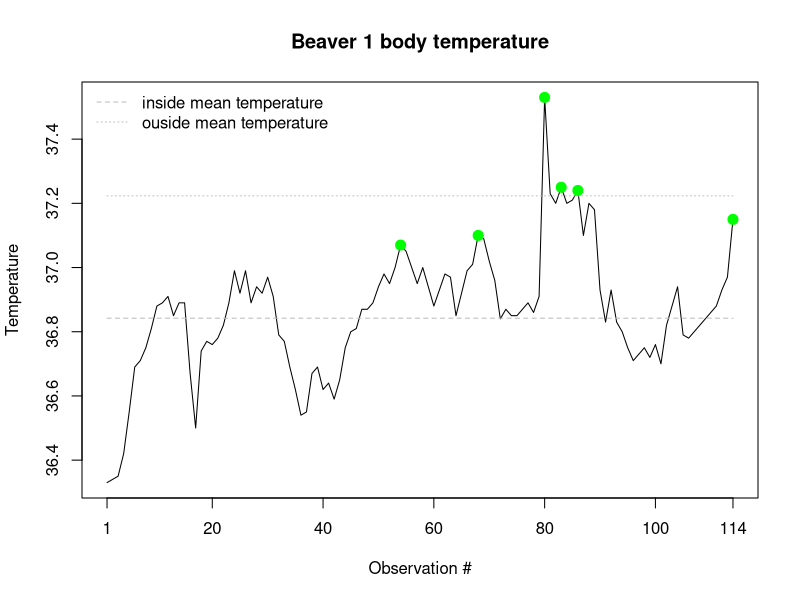

The R script that drew this image: (Note: this script raises an error after producing the figure.)
# FISH 552  - Introduction to R programming - Fall 2013
# Homework 2
# Name: Emilio Vilanova
# Student ID: 1324780

#######################################################################

# Question 1
# Run the command head(beaver1)
# R code
head(beaver1)
?beaver1

#Q1a: compute the mean temperature for inside and outside the retreat
# R code
means <- tapply(beaver1$temp, beaver1$activ, mean)
means

#Q1b: Recreate the following plot
# R code
plot (1:nrow(beaver1), beaver1$temp, type = "l", xlab = "Observation #", ylab = "Temperature", xaxt = 'n', main = "Beaver 1 body temperature")
xlim = c(1, seq(from = 20, to = 100, by = 20),nrow(beaver1))
axis(side = 1, at = xlim, labels = xlim)
lines(x = c(1, nrow(beaver1)), y = rep(means[1], 2), col = "gray", lty = 2 )
lines(x = c(1, nrow(beaver1)), y = rep(means[2], 2), col = "gray", lty = 3 )
points( x = which(beaver1$activ == 1 ), y = beaver1$temp[beaver1$activ == 1],col = "green", pch = 20, cex = 2)
legend( "topleft", legend = c("inside mean temperature","ouside mean temperature"), lty = 2:3, col = "gray", bty = 'n')

#Q1c: Create a new data frame...
# R code
beaver1_new <- rbind(beaver1, c(346, 2220, 37.3, 1))

#Q1d: How much did the mean temperature during periods of activity outside the retreat change?
# R code
mean2 <- tapply(beaver1_new$temp, beaver1_new$activ, mean)
mean_change <- means - mean2
mean_change

#Question 2: Using the Library crabs
# R code
library(MASS)
head(crabs)

#Q2a: Compute the mean of frontal lobe size for blue and orange purple rock crabs. Compute the standard deviation of frontal lobe size for blue and orange purple rock crabs.
# R code
tapply(crabs$FL, crabs$sp, mean)
tapply(crabs$FL, crabs$sp, sd)

#Q2b) Run this line of code

# Explain what is going on here
# This command created a factor for each unique combination of the levels of the two individual factor (color and sex). 
# crabs is a data frame that contains information on 200 observations on frontal lobe size for two different
# species of crabs (blue and orange) as well data on sex for each individual. When we use the code crabs$sp:crabs$sex
# R is compiling each observation into pairs of data (i.e Data1 = Blue/Male or Data106 Orange/male)
# R code 
crabs$sp:crabs$sex
spsex <- crabs$sp:crabs$sex

#Q2c: Change the levels of spsex so that they are more informative.
# R code
levels(spsex) <- c("Blue female", "Blue male","Orange female", "Orange male")
spsex

#Q2d: function to compute the mean of frontal lobe size for each sex and color combination of purple rock crab.
# R code
tapply(crabs$FL, spsex, mean)

#Q2e: function with the vector spsex to compute the total number of each sex and color combination of purple rock crab. Call this vector crab.counts.
# R code
crab.counts <- table(spsex)
crab.counts

#Q2f: Informative plot
# R code
plot(x=)